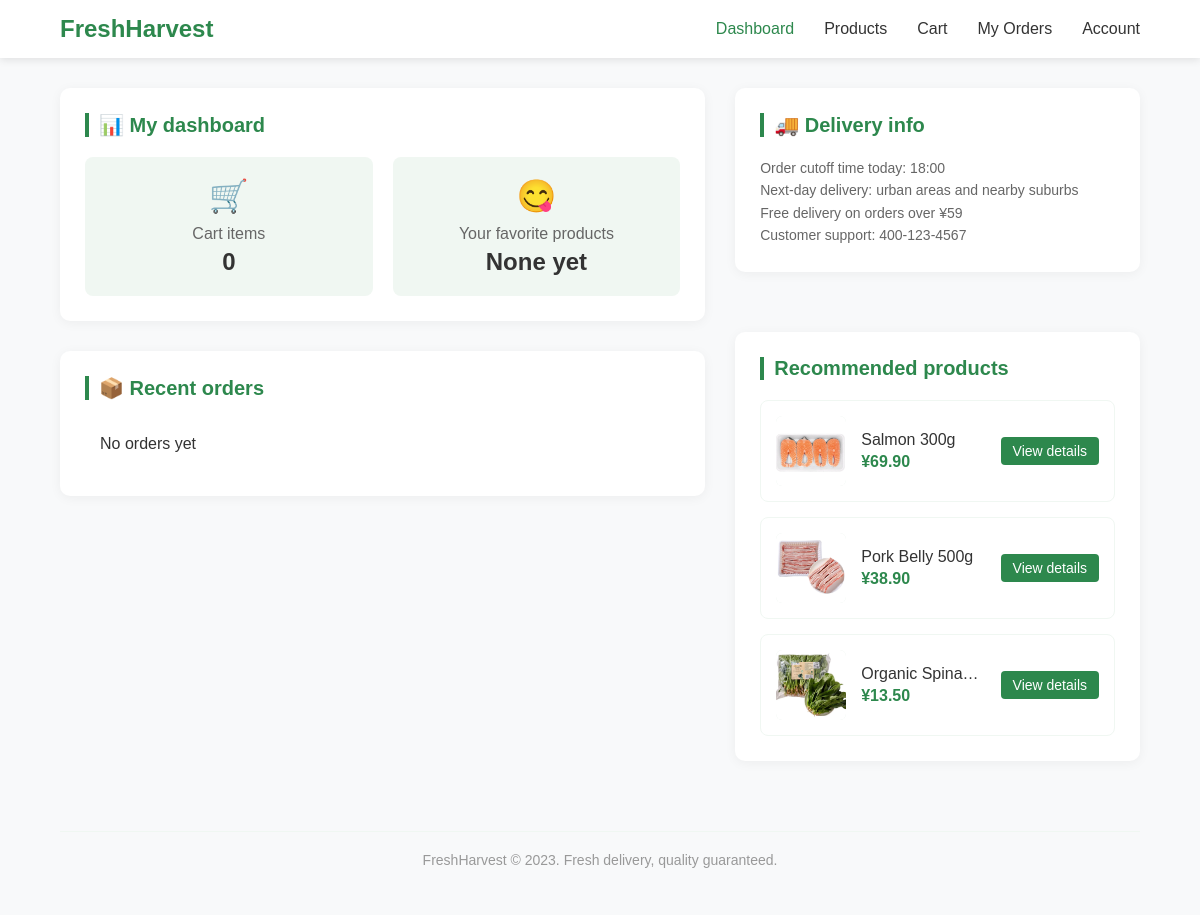
Page /customer/dashboard.php on the committed database.
### tables this page shows
CREATE TABLE IF NOT EXISTS `products` (
  `product_ID` INT AUTO_INCREMENT NOT NULL,
  `sku` VARCHAR(45) UNIQUE NOT NULL,
  `product_name` VARCHAR(45) NOT NULL,  
  `status` ENUM('active', 'discontinued') DEFAULT 'active',
  `unit_price` DECIMAL(10,2) NOT NULL,
  `unit` VARCHAR(20) NULL,
  `description` TEXT NULL,  
  `category_id` INT NOT NULL,
  `created_at` TIMESTAMP DEFAULT CURRENT_TIMESTAMP,
  PRIMARY KEY (`product_ID`),
  CONSTRAINT `fk_products_category`
    FOREIGN KEY (`category_id`)
    REFERENCES `Categories` (`category_id`)
	ON DELETE NO ACTION
    ON UPDATE NO ACTION
);

### customer/inc/data.php (called while the page is built, shortened)
<?php
function getDBConnection() {
    $servername = "localhost";
    $username = "customer_user";
    $password = "YourPassword123!";
    $dbname = "mydb";
    $conn = new mysqli($servername, $username, $password, $dbname);
    $conn->set_charset("utf8mb4");
    return $conn;
}
function getProductDetails($productId) {
    $conn = getDBConnection();
    $query = "SELECT * FROM product_branch_view WHERE product_ID = ?";
    $stmt = $conn->prepare($query);
    $stmt->bind_param("i", $productId);
    $stmt->execute();
    $result = $stmt->get_result();
    $product = null;
    if ($result && $result->num_rows > 0) {
        $row = $result->fetch_assoc();
        $product = [
            'id' => $row['product_ID'],
            'name' => $row['product_name'],
            'description' => $row['description'],
            'price' => $row['unit_price'],
            'category' => $row['category_name'],
            'stock' => $row['available_stock_in_store'],
            'stock_status' => $row['stock_status_in_store'],
            'store_id' => $row['store_id'],
            'branch' => $row['store_name'] ?? 'N/A'
        ];
    }
    return $product;
}
function getProductBranches($productId) {
    $conn = getDBConnection();
    $query = "SELECT
                store_id,
                store_name,
                available_stock_in_store,
                total_stock_in_store,
                stock_status_in_store,
                store_address,
                store_phone,
                batch_count
              FROM product_branch_view
              WHERE product_ID = ?
                AND store_status = 'active'
                AND available_stock_in_store > 0  -- 只显示有库存的门店
              ORDER BY store_name";
    $stmt = $conn->prepare($query);
    $stmt->bind_param("i", $productId);
    $stmt->execute();
    $result = $stmt->get_result();
    $branches = [];
    while ($row = $result->fetch_assoc()) {
        $branches[] = [
            'id' => $row['store_id'],
            'name' => $row['store_name'],
            'available_stock' => $row['available_stock_in_store'] ?? 0,
            'total_stock' => $row['total_stock_in_store'] ?? 0,
            'stock_status' => $row['stock_status_in_store'] ?? 'In stock',
            'address' => $row['store_address'] ?? '',
            'phone' => $row['store_phone'] ?? '',
            'batch_count' => $row['batch_count'] ?? 0
        ];
    }
    return $branches;
}
function getRandomProducts() {
    $conn = getDBConnection();
    $query = "SELECT * FROM product_catalog_view
              WHERE available_stock > 0
              AND product_status = 'active'
              ORDER BY RAND()
              LIMIT 3";
    $result = $conn->query($query);
    $products = [];
    if ($result && $result->num_rows > 0) {
        while ($row = $result->fetch_assoc()) {
            $products[] = $row;
        }
    }
    return $products;
}
function getProductStockInStore($productId, $storeId) {
    $conn = getDBConnection();
    $query = "SELECT
                product_ID,
                product_name,
                store_id,
                store_name,
                total_stock_in_store,
                available_stock_in_store,
                stock_status_in_store,
                store_address,
                store_phone,
                batch_count,
                earliest_received_date
              FROM product_branch_view
              WHERE product_ID = ? AND store_id = ?";
    $stmt = $conn->prepare($query);
    $stmt->bind_param("ii", $productId, $storeId);
    $stmt->execute();
    $result = $stmt->get_result();
    $stockInfo = null;
    if ($result && $result->num_rows > 0) {
        $stockInfo = $result->fetch_assoc();
    }
    return $stockInfo;
}
function getProductImageUrl($productSku, $returnFullPath = false) {
    $parts = explode('-', $productSku);
    $categoryCode = $parts[0];
    $productCode = $parts[1];
    $imageDir = "picture/{$categoryCode}/{$productCode}";
    $directImageFiles = glob("picture/{$categoryCode}/{$productCode}.*", GLOB_BRACE);
    if (!empty($directImageFiles)) {
        $imagePath = $directImageFiles[0];
        return $returnFullPath ? __DIR__ . '/../' . $imagePath : $imagePath;
    }
    $defaultPath = 'images/default-product.png';
    return $returnFullPath ? __DIR__ . '/../' . $defaultPath : $defaultPath;
}
function getProductSkuByName($productName) {
    $conn = getDBConnection();
    $sql = "SELECT sku FROM products WHERE product_name = ?";
    $stmt = $conn->prepare($sql);
    $stmt->bind_param("s", $productName);
    $stmt->execute();
    $result = $stmt->get_result();
    if ($row = $result->fetch_assoc()) {
        $sku = $row['sku'];
        return $sku;
    }
    return '';
}
?>

### customer/dashboard.php (the view, shortened to what this page needs)
<?php include 'header.php'; ?>
<?php
require_once __DIR__ . '/inc/data.php';
$cartCount = 0;
$favoriteProducts = [];
$recentOrders = [];
$randomProducts = getRandomProducts();
$productsWithDetails = [];
foreach ($randomProducts as $p) {
    $product = getProductDetails($p['product_ID']);
    if ($product) {
        $product['stock'] = $product['stock'] ?? 0;
        $product['branches'] = getProductBranches($product['id']);
        $productSku = getProductSkuByName($product['name']);
        $product['sku'] = $productSku;
        $product['image_url'] = getProductImageUrl($productSku);
        if (!empty($product['branches'])) {
            $firstBranch = $product['branches'][0];
            $product['branch_stock_info'] = getProductStockInStore($product['id'], $firstBranch['id']);
        }
        $productsWithDetails[] = $product;
    }
}
?>
<div class="dashboard-container">
    <div class="main-content">
        <section id="dashboard" class="dashboard">
            <h2 class="section-title">📊 My dashboard</h2>
            <div class="dashboard-cards">
                <div class="card">
                    <div class="card-icon">🛒</div>
                    <div class="card-title">Cart items</div>
                    <div class="card-value"><?php echo $cartCount; ?></div>
                </div>
                <div class="card">
                    <div class="card-icon">😋</div>
                    <div class="card-title">Your favorite products</div>
                    <div class="card-value">
                        <?php
                        if (empty($favoriteProducts)) {
                            echo 'None yet';
                        } else {
                            $names = array_column($favoriteProducts, 'product_name');
                            echo implode(', ', $names);
                        }
                        ?>
                    </div>
                </div>
            </div>
        </section>
        <section class="dashboard">
            <h2 class="section-title">📦 Recent orders</h2>
            <ul class="order-list">
                <?php if (empty($recentOrders)): ?>
                    <li class="order-item">
                        <div class="order-info">
                            <div class="order-name">No orders yet</div>
                        </div>
                    </li>
                <?php endif; ?>
            </ul>
        </section>
    </div>
    <div class="delivery-section">
        <h2 class="section-title">🚚 Delivery info</h2>
        <p style="line-height: 1.6; color: #666; font-size: 14px; margin-top: 10px;">
            Order cutoff time today: 18:00<br>
            Next-day delivery: urban areas and nearby suburbs<br>
            Free delivery on orders over ¥59<br>
            Customer support: 400-123-4567
        </p>
    </div>
    <div class="recommendation-section sidebar-section">
        <h3 class="section-title">Recommended products</h3>
        <div class="recommendation-list">
            <?php foreach ($productsWithDetails as $index => $product): ?>
            <div class="recommendation-item" data-id="<?php echo $product['id']; ?>">
                <div class="product-img">
    <?php if (!empty($product['image_url'])): ?>
        <img src="<?php echo htmlspecialchars($product['image_url']); ?>"
             alt="<?php echo htmlspecialchars($product['name']); ?>"
             style="width: 100%; height: 100%; object-fit: cover; border-radius: 6px;">
    <?php else: ?>
        📦
    <?php endif; ?>
</div>
                <div class="product-info">
                    <div class="product-name"><?php echo htmlspecialchars($product['name']); ?></div>
                    <div class="product-price">¥<?php echo number_format($product['price'], 2); ?></div>
                </div>
                <button class="quick-add-btn" data-id="<?php echo $product['id']; ?>" data-index="<?php echo $index; ?>">View details</button>
            </div>
            <?php endforeach; ?>
        </div>
    </div>
</div>
<div class="dashboard-footer">
    FreshHarvest © 2023. Fresh delivery, quality guaranteed.
</div>
</main>
</body>
</html>

### customer/header.php (style rules this page uses)
* { margin: 0; padding: 0; box-sizing: border-box; font-family: 'Microsoft YaHei', Arial, sans-serif; }
body { background-color: #f8f9fa; color: #333; min-height: 100vh; display: flex; flex-direction: column; }

### customer/dashboard.php (style rules this page uses)
.dashboard-container { display: grid; grid-template-columns: 1fr; gap: 30px; margin-bottom: 40px; align-items: start; }
@media (min-width: 992px) { .dashboard-container { grid-template-columns: 1fr 1fr 1fr; grid-template-areas: "main main delivery" "main main recommendation"; gap: 30px 30px; } }
@media (min-width: 992px) { .delivery-section { grid-area: delivery; margin-bottom: 0; } }
@media (min-width: 992px) { .main-content { grid-area: main; } }
@media (min-width: 992px) { .recommendation-section { grid-area: recommendation; margin-top: 0; margin-bottom: 30px; } }
.dashboard { background-color: #fff; border-radius: 10px; box-shadow: 0 2px 12px rgba(0,0,0,0.05); padding: 25px; margin-bottom: 30px; transition: transform 0.3s ease, box-shadow 0.3s ease; }
.section-title { font-size: 20px; font-weight: 600; margin-bottom: 20px; color: #2d884d; border-left: 4px solid #2d884d; padding-left: 10px; display: flex; align-items: center; }
.dashboard-cards { display: flex; gap: 20px; flex-wrap: wrap; }
.card { flex: 1; min-width: 200px; background-color: #f0f7f2; border-radius: 8px; padding: 20px; text-align: center; transition: all 0.3s ease; position: relative; overflow: hidden; }
.card::before { content: ''; position: absolute; top: 0; left: 0; width: 100%; height: 4px; background-color: #2d884d; transform: scaleX(0); transition: transform 0.3s ease; }
.card-icon { font-size: 32px; color: #2d884d; margin-bottom: 10px; }
.card-title { font-size: 16px; margin-bottom: 5px; color: #666; }
.card-value { font-size: 24px; font-weight: bold; color: #333; }
.sidebar-section, .delivery-section { background-color: #fff; border-radius: 10px; box-shadow: 0 2px 12px rgba(0,0,0,0.05); padding: 25px; margin-bottom: 30px; }
.order-list { list-style: none; }
.order-item { padding: 15px; border-bottom: 1px solid #f0f7f2; display: flex; justify-content: space-between; align-items: center; transition: background-color 0.2s ease; }
.order-item:last-child { border-bottom: none; }
.order-info { flex: 1; }
.order-name { font-weight: 500; margin-bottom: 3px; }
.recommendation-section { max-height: none; overflow-y: visible; overflow: visible; }
.recommendation-list { display: grid; grid-template-columns: 1fr; gap: 15px; }
.recommendation-item { display: flex; align-items: center; gap: 15px; padding: 15px; border-radius: 8px; transition: all 0.2s ease; border: 1px solid #f0f7f2; cursor: pointer; }
.product-img { width: 70px; height: 70px; border-radius: 6px; object-fit: cover; background-color: #f0f7f2; display: flex; align-items: center; justify-content: center; color: #2d884d; font-size: 24px; flex-shrink: 0; }
.product-info { flex: 1; min-width: 0; }
.product-name { font-weight: 500; margin-bottom: 4px; white-space: nowrap; overflow: hidden; text-overflow: ellipsis; }
.product-price { color: #2d884d; font-weight: 600; }
.quick-add-btn { background-color: #2d884d; color: white; border: none; border-radius: 4px; padding: 6px 12px; font-size: 14px; cursor: pointer; transition: background-color 0.2s ease; flex-shrink: 0; }
.dashboard-footer { text-align: center; padding: 20px; color: #999; font-size: 14px; border-top: 1px solid #f0f7f2; margin-top: 40px; }
.product-img { width: 70px; height: 70px; border-radius: 6px; background-color: #f0f7f2; display: flex; align-items: center; justify-content: center; color: #2d884d; font-size: 24px; flex-shrink: 0; overflow: hidden; }
.product-img img { width: 100%; height: 100%; object-fit: cover; border-radius: 6px; }

### rows in the picture
products: shows a picture, product_name "Salmon 300g", unit_price "69.90"
products: shows a picture, product_name "Pork Belly 500g", unit_price "38.90"
products: shows a picture, product_name "Organic Spina…", unit_price "13.50"

### other values in the picture
$cartCount "0"
